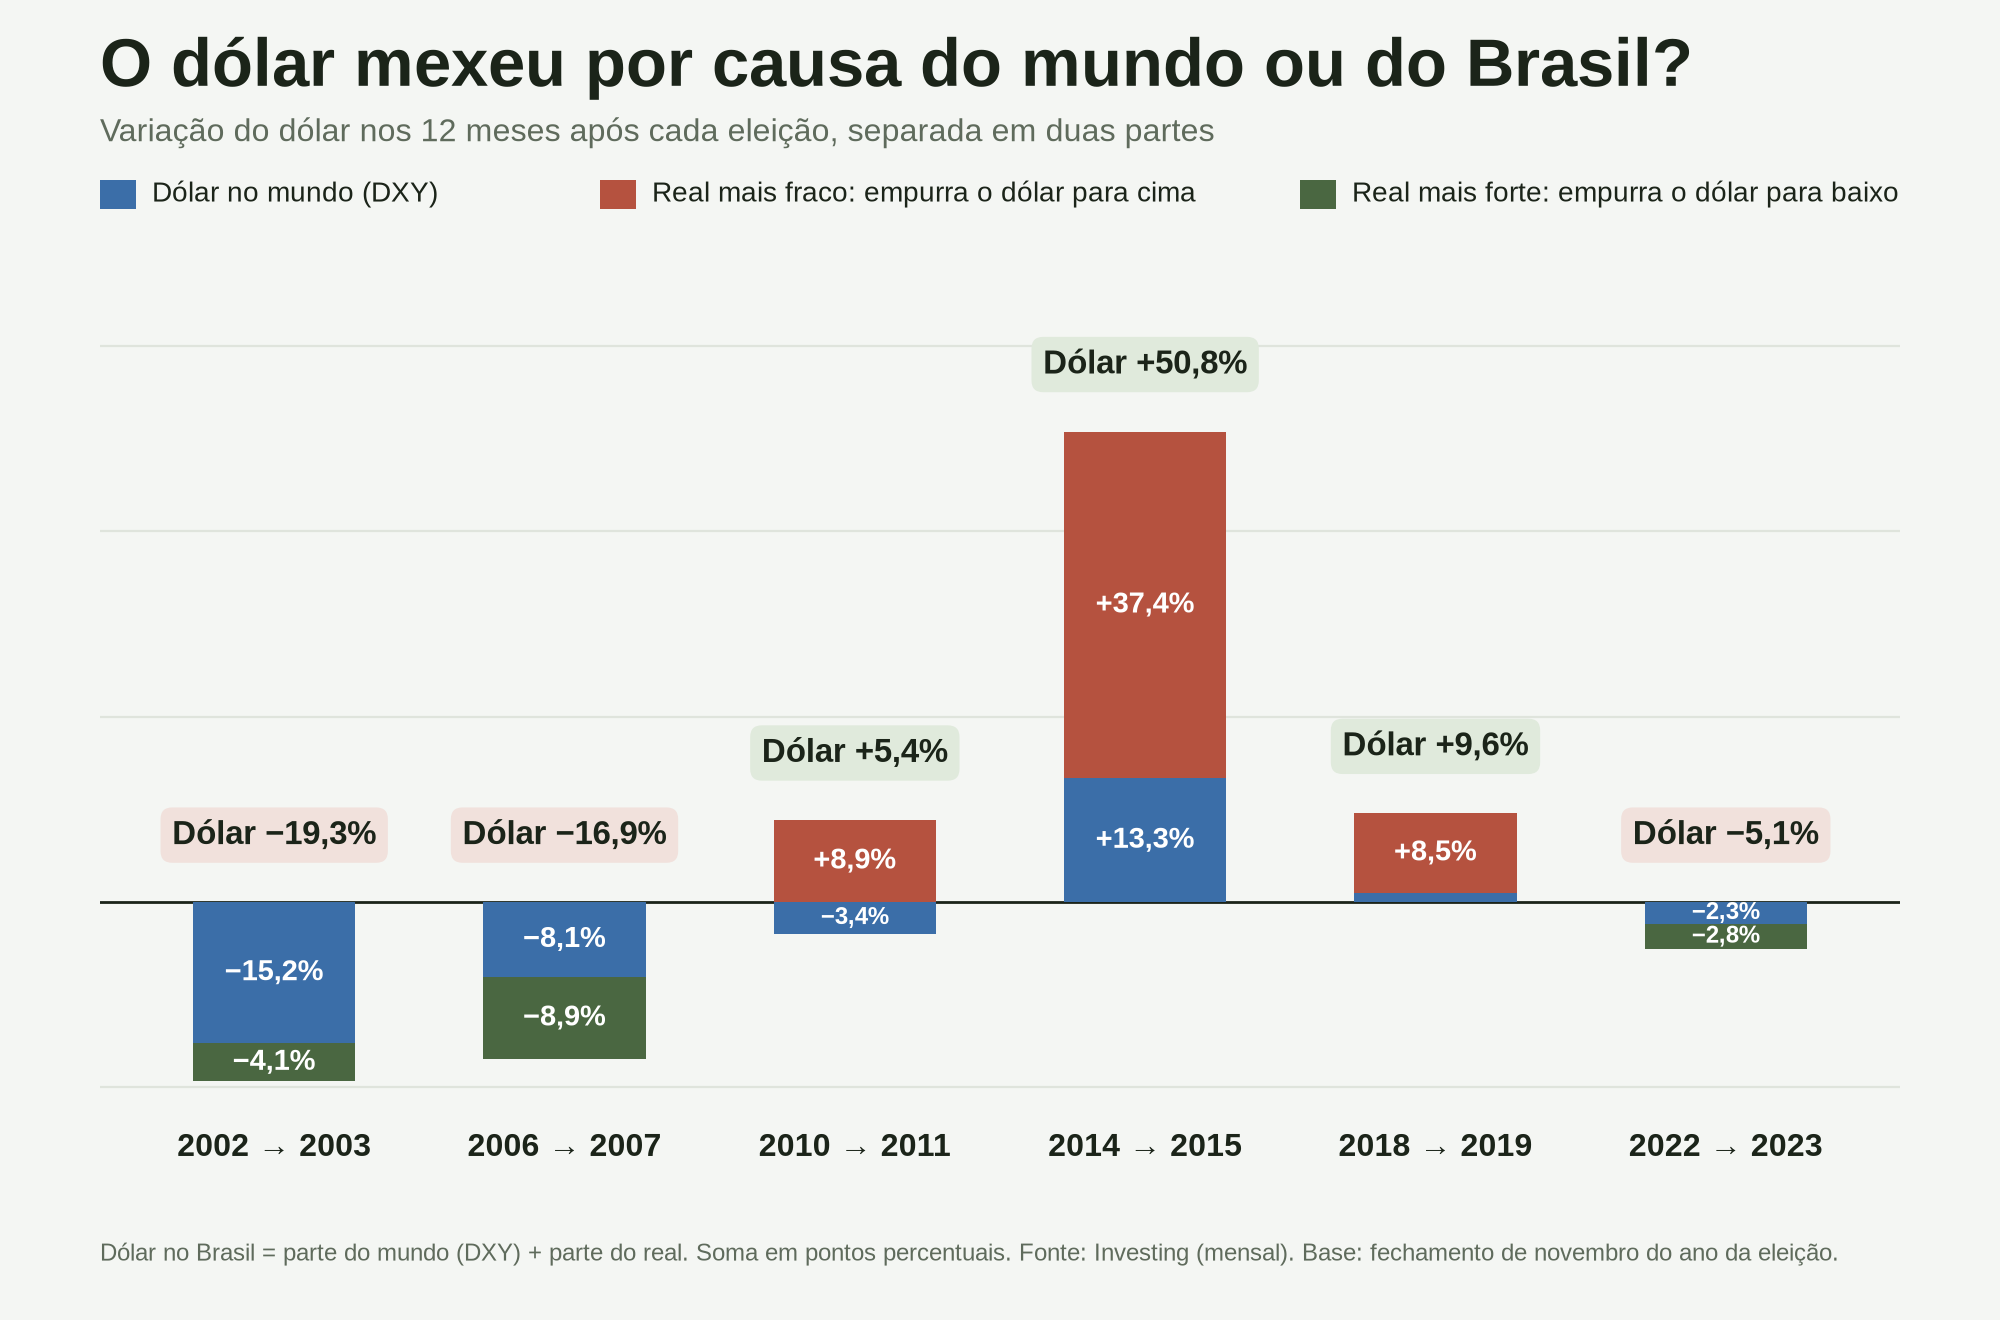

Recreate this plot in Python.
"""Um gráfico só: variação do dólar nos 12 meses após cada eleição = parte do mundo (DXY) + parte do real.

Soma simples em pontos percentuais: dólar no Brasil (%) = DXY (%) + efeito do real (pontos percentuais).
Base: fechamento de novembro do ano da eleição a novembro do ano seguinte. Fonte: Investing (USD/BRL mensal e DXY futuros mensal).
"""
import csv, datetime as dt
import matplotlib
matplotlib.use("Agg")
import matplotlib.pyplot as plt
from matplotlib.patches import FancyBboxPatch
from matplotlib import font_manager as fm

def ler(a):
    s = {}
    for r in csv.DictReader(open(a, encoding="utf-8-sig")):
        d = dt.datetime.strptime(r["Data"], "%d.%m.%Y").date(); s[(d.year, d.month)] = float(r["Último"].replace(",", "."))
    return s
brl = ler("dados/usdbrl_mensal.csv"); dxy = ler("dados/dxy_futuros_mensal.csv")
ELE = [2002, 2006, 2010, 2014, 2018, 2022]
rows = []
for e in ELE:
    tot = (brl[(e + 1, 11)] / brl[(e, 11)] - 1) * 100
    mundo = (dxy[(e + 1, 11)] / dxy[(e, 11)] - 1) * 100
    rows.append((e, tot, mundo, tot - mundo))
    print(e, f"dólar {tot:+.1f} = mundo {mundo:+.1f} + real {tot - mundo:+.1f}")

BG, INK, MUTED, GRID = "#f4f6f3", "#1b2419", "#5f6b5c", "#dfe4dc"
UP, DOWN, BLUE = "#4a6741", "#b5523f", "#3b6ea8"
T_SOBE, T_CAI = "#e0eadc", "#f1e1dc"
plt.rcParams["font.family"] = "Liberation Sans" if any("Liberation Sans" in f.name for f in fm.fontManager.ttflist) else "DejaVu Sans"
rot = lambda v, p=1: f"{v:+.{p}f}%".replace(".", ",").replace("-", "−")

fig = plt.figure(figsize=(10, 6.6), dpi=200, facecolor=BG)
fig.text(.05, .935, "O dólar mexeu por causa do mundo ou do Brasil?", color=INK, fontsize=24, fontweight="bold")
fig.text(.05, .893, "Variação do dólar nos 12 meses após cada eleição, separada em duas partes", color=MUTED, fontsize=11.5)
# legenda simples
L = fig.add_axes([0, 0, 1, 1]); L.set_xlim(0, 1); L.set_ylim(0, 1); L.axis("off"); L.patch.set_alpha(0)
for x, cor, txt in ((.05, BLUE, "Dólar no mundo (DXY)"), (.30, DOWN, "Real mais fraco: empurra o dólar para cima"), (.65, UP, "Real mais forte: empurra o dólar para baixo")):
    L.add_patch(plt.Rectangle((x, .842), .018, .022, fc=cor, ec="none")); fig.text(x + .026, .853, txt, color=INK, fontsize=10, va="center")

ax = fig.add_axes([.05, .12, .90, .66], facecolor=BG)
ax.set_xlim(-.6, 5.6); ax.set_ylim(-28, 66)
for sp in ("top", "right", "left"): ax.spines[sp].set_visible(False)
ax.spines["bottom"].set_visible(False); ax.set_yticks([])
ax.axhline(0, color=INK, lw=1, zorder=1)
for v in (-20, 20, 40, 60): ax.axhline(v, color=GRID, lw=.8, zorder=0)
for i, (e, tot, mundo, real) in enumerate(rows):
    pos = neg = 0
    for v, cor in ((mundo, BLUE), (real, DOWN if real > 0 else UP)):
        if v >= 0: ax.bar(i, v, bottom=pos, width=.56, color=cor, zorder=3); mid = pos + v / 2; pos += v
        else: ax.bar(i, v, bottom=neg, width=.56, color=cor, zorder=3); mid = neg + v / 2; neg += v
        if abs(v) >= 2.2: ax.text(i, mid, rot(v, 1), ha="center", va="center", fontsize=10.5 if abs(v) >= 4 else 8.5, fontweight="bold", color="white", zorder=5)
    # total (dólar no Brasil) em destaque
    sobe = tot > 0
    ytop = (pos + 3.5) if tot >= 0 or pos > 0 else 3.5
    ax.text(i, ytop + 2, f"Dólar {rot(tot)}", ha="center", va="bottom", fontsize=12, fontweight="bold", color=INK,
            bbox=dict(boxstyle="round,pad=.35", fc=T_SOBE if sobe else T_CAI, ec="none"), zorder=6)
    ax.text(i, -26.5, f"{e} → {e+1}", ha="center", va="center", fontsize=11.5, fontweight="bold", color=INK)
ax.set_xticks([])
fig.text(.05, .045, "Dólar no Brasil = parte do mundo (DXY) + parte do real. Soma em pontos percentuais. Fonte: Investing (mensal). Base: fechamento de novembro do ano da eleição.", color=MUTED, fontsize=8.5)
fig.savefig("grafico_unico_mundo_ou_brasil.png", facecolor=BG); plt.close(fig)
